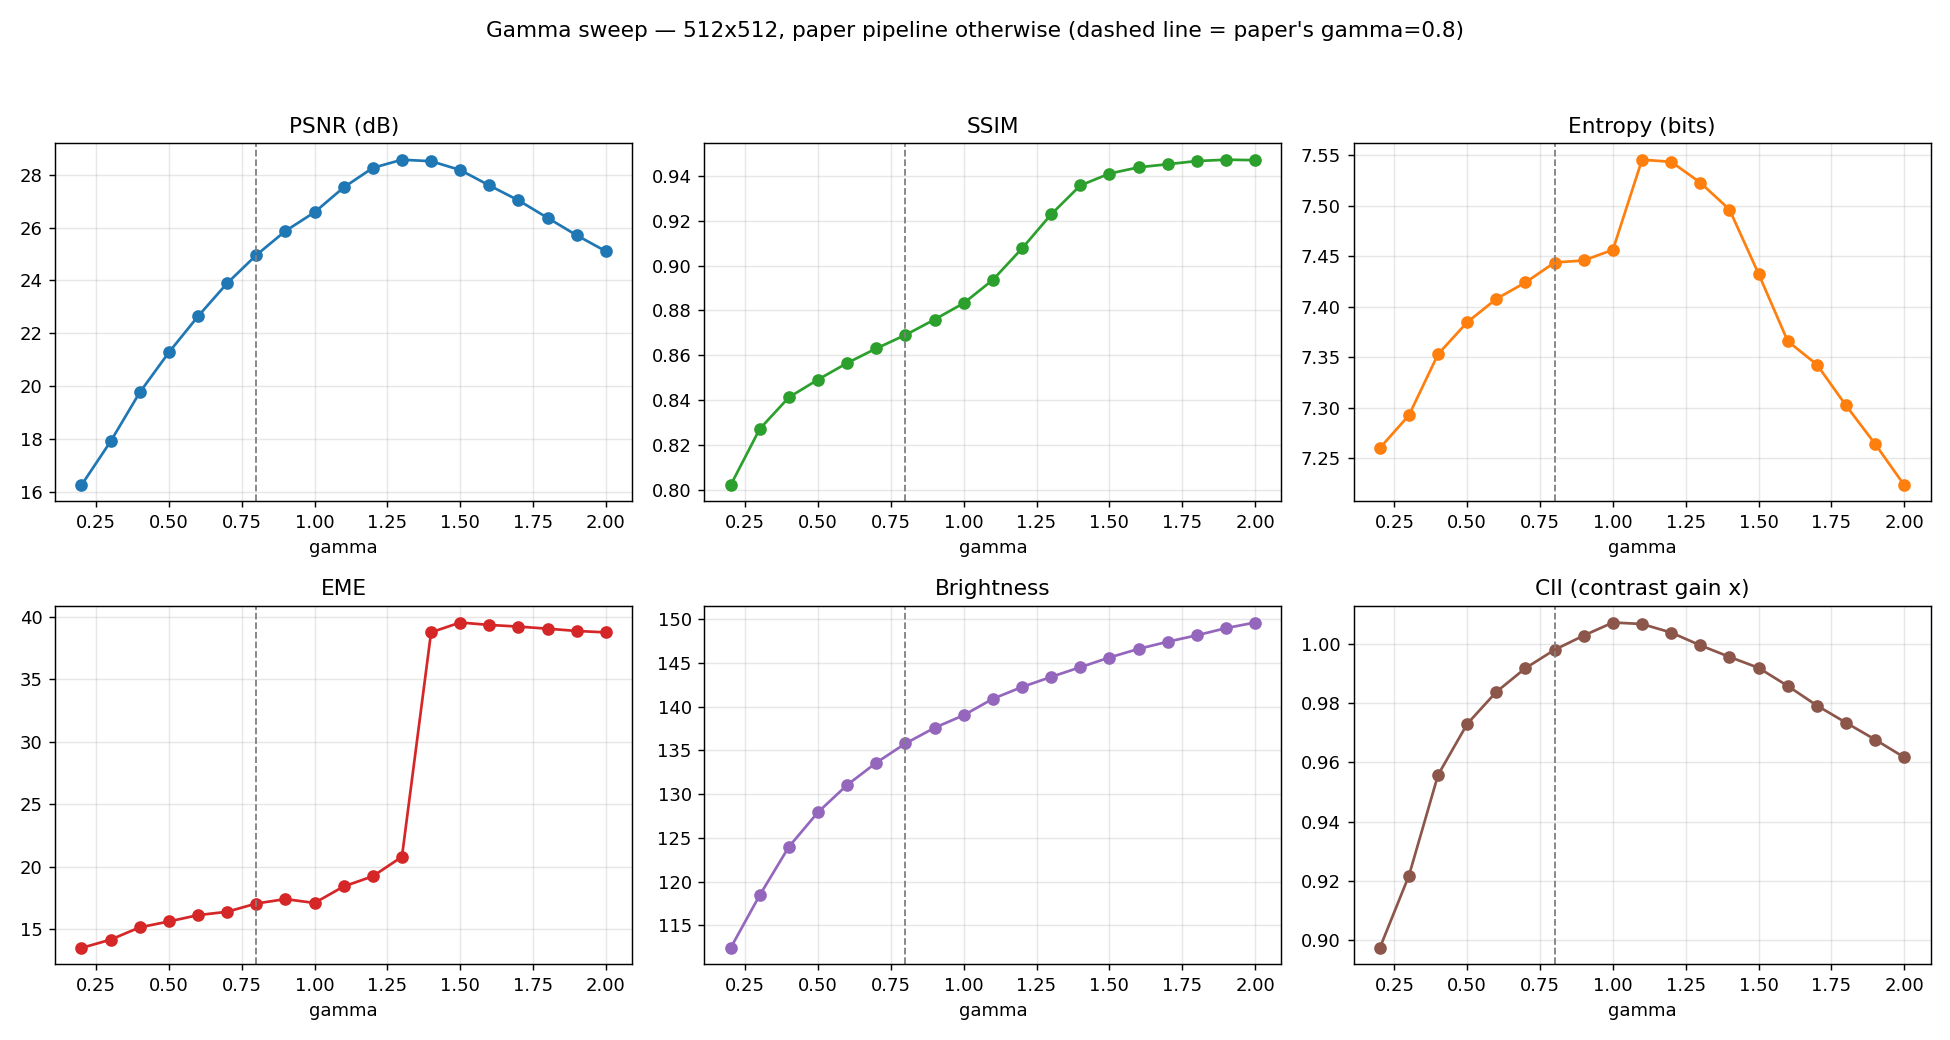

Write Python code to recreate this figure.
"""
Sweep gamma (Eq. 3 correction exponent, paper default 0.8) on the paper's own
Fig. 6 image, full paper pipeline otherwise (HSV + Hu-WBI + CLAHE + SRGAN-v +
colour transfer), and plot how PSNR/SSIM/entropy/EME/brightness respond.
"""
import sys

import cv2
import matplotlib
matplotlib.use("Agg")
import matplotlib.pyplot as plt
import numpy as np

sys.path.insert(0, "/home/shakib_islam/Desktop/image_processing ")
import enhance as E

IMG_PATH = "/home/shakib_islam/Desktop/image_processing /uploads/fig6_original.png"
OUT_PNG = "/home/shakib_islam/Desktop/image_processing /experiments/gamma_sweep.png"
WORK_SIZE = 512
PAPER_GAMMA = 0.8

GAMMAS = np.round(np.arange(0.2, 2.01, 0.1), 2)


def main():
    img = cv2.imread(IMG_PATH)
    img = cv2.resize(img, (WORK_SIZE, WORK_SIZE))

    psnr, ssim, entropy, eme, brightness, cii = [], [], [], [], [], []
    for g in GAMMAS:
        out = E.enhance(img, gamma=float(g), color_space="hsv",
                         upsample_method="hu_wbi", contrast_method="clahe",
                         sr_method="srgan_v", use_srgan=True,
                         use_color_transfer=True)
        m = E.compute_metrics(img, out, include_delta_e=False)
        psnr.append(m["psnr"]); ssim.append(m["ssim"])
        entropy.append(m["enhanced"]["entropy"]); eme.append(m["enhanced"]["eme"])
        brightness.append(m["enhanced"]["brightness"]); cii.append(m["gain"]["cii"])
        print(f"gamma={g:.1f}  PSNR={m['psnr']:.2f}  SSIM={m['ssim']:.4f}  "
              f"entropy={m['enhanced']['entropy']:.3f}  EME={m['enhanced']['eme']:.2f}")

    fig, axes = plt.subplots(2, 3, figsize=(15, 8))
    fig.suptitle(f"Gamma sweep — {WORK_SIZE}x{WORK_SIZE}, paper pipeline otherwise "
                 f"(dashed line = paper's gamma={PAPER_GAMMA})", fontsize=12)

    panels = [
        (axes[0, 0], psnr, "PSNR (dB)", "tab:blue"),
        (axes[0, 1], ssim, "SSIM", "tab:green"),
        (axes[0, 2], entropy, "Entropy (bits)", "tab:orange"),
        (axes[1, 0], eme, "EME", "tab:red"),
        (axes[1, 1], brightness, "Brightness", "tab:purple"),
        (axes[1, 2], cii, "CII (contrast gain x)", "tab:brown"),
    ]
    for ax, vals, title, color in panels:
        ax.plot(GAMMAS, vals, marker="o", color=color)
        ax.axvline(PAPER_GAMMA, color="grey", linestyle="--", linewidth=1)
        ax.set_title(title)
        ax.set_xlabel("gamma")
        ax.grid(alpha=0.3)

    plt.tight_layout(rect=[0, 0, 1, 0.95])
    plt.savefig(OUT_PNG, dpi=130)
    print(f"\nSaved: {OUT_PNG}")


if __name__ == "__main__":
    main()
